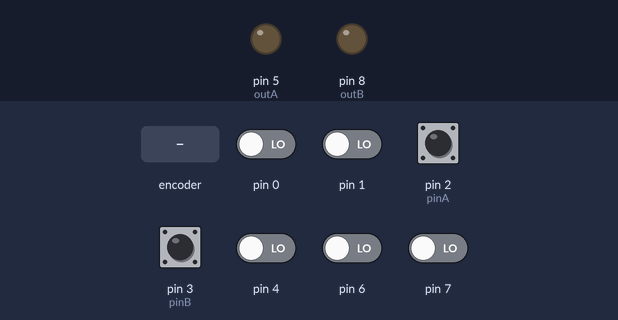
Bench run of a sketch on a simulated Arduino Uno, built with avr-gcc and run on an emulated ATmega328P. Shown: output pins drawn as LEDs (lit = HIGH). The test bench sets the inputs (shaded band); at power-on: pin 2 (pinA), pin 3 (pinB) HIGH, pin 0, pin 1, pin 4, pin 6, pin 7 LOW.

Above: at 1.2 s.
1.3 s: rotary encoder on pin 2 (pinA) / pin 3 (pinB) turned 3 steps (first pin leading)
At 1.47 s:
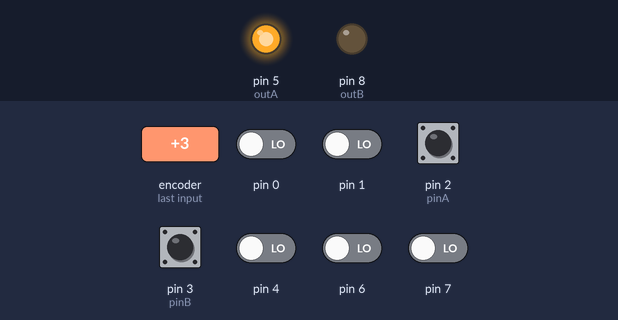
At 3.0 s:
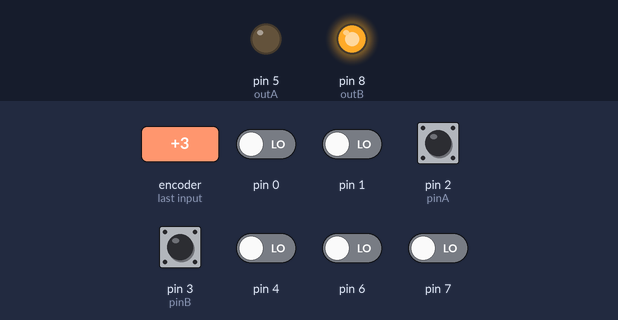
Timing chart, 0 to 4.5 s (numbered marks = the images above; inputs shaded):
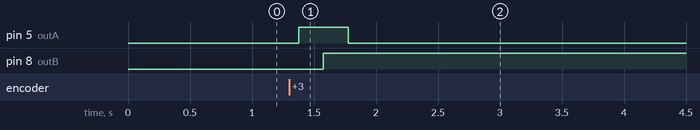

The sketch:

PulseBox.ino
```cpp
#include "RotaryEncoder.h"
RotaryEncoder rotary;

void setup() {
  rotary.init();
  rotary.setScale (1); // Target CPR / Actual CPR
}

void loop() {
  rotary.update();
}
```

RotaryEncoder.h
```cpp
#ifndef ROTARYENCODER_H
#define ROTARYENCODER_H

#include <Arduino.h>

class RotaryEncoder {
  private:
    static const int pinA = 2; // Input encoder A
    static const int pinB = 3; // Input encoder B

    static const int outA = 5; // Output to PLC A
    static const int outB = 8; // Output to PLC B

    volatile byte aFlag = 0;
    volatile byte bFlag = 0;
    volatile uint16_t reading = 0;

    volatile long encoderPos = 0;
    long oldEncPos = 0;

    // Scaling
    float scale = 1.0;
    float fractionalSteps = 0.0;
    long lastEncoderCount = 0;
    int SIGNAL_DURATION = 100;

    // Pointer for ISR
    static RotaryEncoder* instance;

    // ISR handlers
    static void methodA() {
      if (instance) {
        cli();
        instance->reading = PIND & 0xC;
        if (instance->reading == B00001100 && instance->aFlag) {
          instance->encoderPos--;
          instance->bFlag = 0;
          instance->aFlag = 0;
        } else if (instance->reading == B00000100) {
          instance->bFlag = 1;
        }
        sei();
        instance->oldEncPos = instance->encoderPos;
      }
    }

    static void methodB() {
      if (instance) {
        cli();
        instance->reading = PIND & 0xC;
        if (instance->reading == B00001100 && instance->bFlag) {
          instance->encoderPos++;
          instance->bFlag = 0;
          instance->aFlag = 0;
        } else if (instance->reading == B00001000) {
          instance->aFlag = 1;
        }
        sei();
        instance->oldEncPos = instance->encoderPos;
      }
    }

  public:
    void init() {
      pinMode(pinA, INPUT_PULLUP);
      pinMode(pinB, INPUT_PULLUP);

      pinMode(outA, OUTPUT);
      pinMode(outB, OUTPUT);
      digitalWrite(outA, LOW);
      digitalWrite(outB, LOW);

      instance = this;
      attachInterrupt(digitalPinToInterrupt(pinA), methodA, RISING);
      attachInterrupt(digitalPinToInterrupt(pinB), methodB, RISING);
    }

    void setScale(float s) {
      if (s > 0.0) scale = s;
    }

    void resetCount() {
      encoderPos = 0;
      oldEncPos = 0;
      lastEncoderCount = 0;
      fractionalSteps = 0.0;
    }

    void update() {
      long currentCount = encoderPos;
      long delta = currentCount - lastEncoderCount;

      float scaledSteps = delta * scale + fractionalSteps;
      int stepsToEmit = (int)scaledSteps;
      fractionalSteps = scaledSteps - stepsToEmit;

      if (stepsToEmit != 0) {
        generateQuadrature(stepsToEmit);
        lastEncoderCount = currentCount;
      }
    }

    void generateQuadrature(int steps) {
      static const byte quadStates[4][2] = {
        {LOW, LOW},
        {HIGH, LOW},
        {HIGH, HIGH},
        {LOW, HIGH}
      };
      static int state = 0;

      int direction = (steps > 0) ? 1 : -1;

      for (int i = 0; i < abs(steps); i++) {
        state = (state + direction + 4) % 4;
        digitalWrite(outA, quadStates[state][0]);
        digitalWrite(outB, quadStates[state][1]);
        delayMicroseconds(SIGNAL_DURATION); // Adjust for signal timing
      }
    }
};

// Static member initialization
RotaryEncoder* RotaryEncoder::instance = nullptr;

#endif
```

Measured:
- after the input at 1.3 s, pin 5 (outA): LOW → HIGH after 0.08 s, → LOW 0.40 s later; pin 8 (outB): LOW → HIGH after 0.28 s
